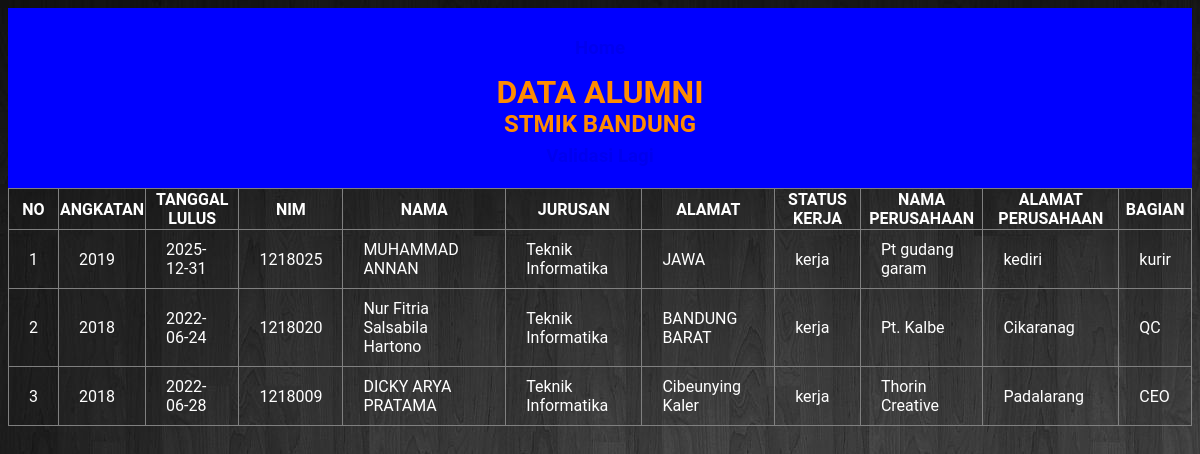
The app's page /tampil_lum.php with its own data.
### tables this page shows
CREATE TABLE `tb_alumni` (
  `kode_aktifasi` varchar(20) NOT NULL,
  `angkatan` int(10) NOT NULL,
  `tanggal_lulus` date NOT NULL,
  `nim` int(20) NOT NULL,
  `nama` text NOT NULL,
  `jurusan` text NOT NULL,
  `alamat` varchar(50) NOT NULL,
  `bekerja` text NOT NULL,
  `nama_perusahaan` text NOT NULL,
  `alamat_perusahaan` varchar(50) NOT NULL,
  `bagian` varchar(20) NOT NULL
);

### tampil_lum.php (the view)
<?php
include "koneksi.php";
$query = mysqli_query($mysqli,"SELECT * FROM tb_alumni ORDER BY kode_aktifasi DESC");
?>
<link rel="stylesheet" type="text/css" href="styletable.css"/>
<div class="judul">
<h3><a href="index.php">Home</a></h3>
<h1>DATA ALUMNI</h1>
<h2>STMIK BANDUNG</h2>
<h3><a href="tampil8_wan.php">Validasi Lagi</a></h3>
</div>
<form action="" method="post">
    <table border="1" class="table">
    <tr>
        <th>NO</th>
        <th>ANGKATAN</th>
        <th>TANGGAL LULUS</th>
        <th>NIM</th>
        <th>NAMA</th>
        <th>JURUSAN</th>
        <th>ALAMAT</th>
        <th>STATUS KERJA</th>
        <th>NAMA PERUSAHAAN</th>
        <th>ALAMAT PERUSAHAAN</th>
        <th>BAGIAN</th>
    </tr>
    <?php if(mysqli_num_rows($query)>0){ ?>
    <?php
        $no = 1;
        while($data = mysqli_fetch_array($query)) {
        ?>
    <tr>
        <td><?php echo $no ?></td>
        <td><?php echo $data["angkatan"];?></td>
        <td><?php echo $data["tanggal_lulus"];?></td>
        <td><?php echo $data["nim"];?></td>
        <td><?php echo $data["nama"];?></td>
        <td><?php echo $data["jurusan"];?></td>
        <td><?php echo $data["alamat"];?></td>
        <td><?php echo $data["bekerja"];?></td>
        <td><?php echo $data["nama_perusahaan"];?></td>
        <td><?php echo $data["alamat_perusahaan"];?></td>
        <td><?php echo $data["bagian"];?></td>
    </tr>
        <?php $no++; } ?>
        <?php } ?>
    </table>
</form>

### styletable.css (style rules this page uses)
.judul { background: #0000FF; padding: 10px; text-align: center; }
.judul h1,h2,h3 { height: 15px; color: darkorange; }
a { padding: 5px; text-decoration: none; }
.table { border-collapse: collapse; }
table.table th th , table.table tr td { padding: 10px 20px ; }

### records on screen
tb_alumni: angkatan "2019", tanggal_lulus "2025-12-31", nim "1218025", nama "MUHAMMAD ANNAN", jurusan "Teknik Informatika", alamat "JAWA", bekerja "kerja", nama_perusahaan "Pt gudang garam", alamat_perusahaan "kediri", bagian "kurir"
tb_alumni: angkatan "2018", tanggal_lulus "2022-06-24", nim "1218020", nama "Nur Fitria Salsabila Hartono", jurusan "Teknik Informatika", alamat "BANDUNG BARAT", bekerja "kerja", nama_perusahaan "Pt. Kalbe", alamat_perusahaan "Cikaranag", bagian "QC"
tb_alumni: angkatan "2018", tanggal_lulus "2022-06-28", nim "1218009", nama "DICKY ARYA PRATAMA", jurusan "Teknik Informatika", alamat "Cibeunying Kaler", bekerja "kerja", nama_perusahaan "Thorin Creative", alamat_perusahaan "Padalarang", bagian "CEO"
